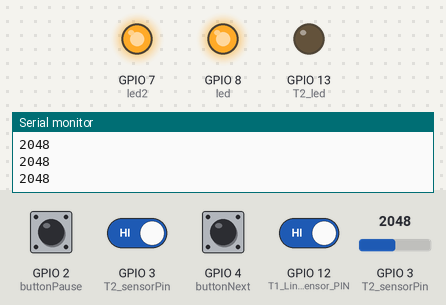
Simulated run of this sketch. Board: ESP32-S3. On the bench: output pins drawn as LEDs (lit = HIGH), the last lines printed to the serial monitor. The test bench sets the inputs (shaded band); at power-on: GPIO 2 (buttonPause), GPIO 3 (T2_sensorPin), GPIO 4 (buttonNext), GPIO 12 (T1_LineDetectionSensor_PIN) HIGH, GPIO 3 (T2_sensorPin) = 2048.

Above: at 1.3 s.
1.4 s: GPIO 3 (T2_sensorPin) set to 843
2.9 s: GPIO 3 (T2_sensorPin) set to 742
At 4.3 s:
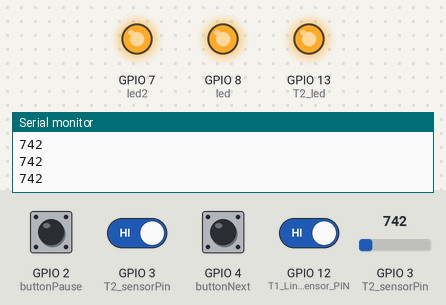
4.6 s: GPIO 12 (T1_LineDetectionSensor_PIN) driven LOW
At 5.7 s:
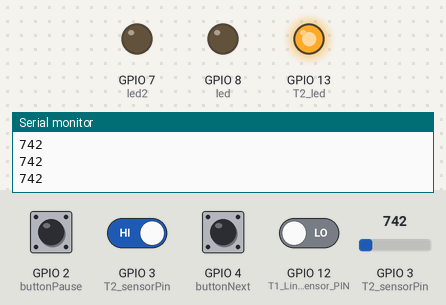
6.5 s: GPIO 3 (T2_sensorPin) set to 840
At 6.9 s:
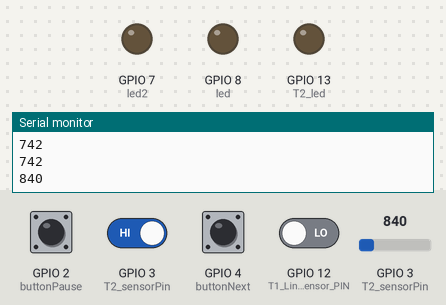
8.1 s: GPIO 3 (T2_sensorPin) set to 760
At 9.7 s:
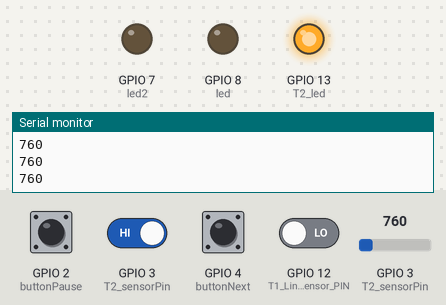
10.1 s: GPIO 3 (T2_sensorPin) set to 1228
At 11.2 s:
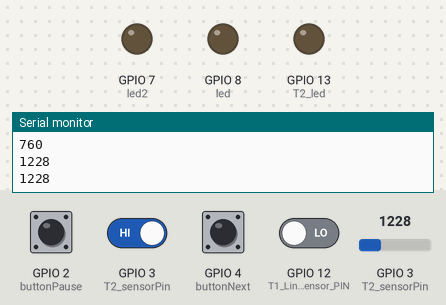
Timing chart, 0 to 13.1 s (numbered marks = the images above; inputs shaded):
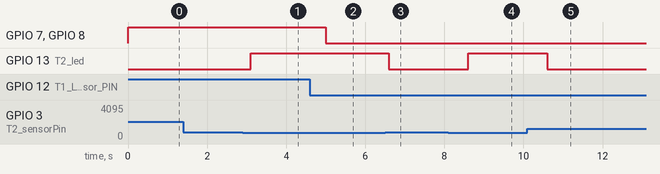

The sketch:

Scheduling.ino
```cpp
#include <Arduino_FreeRTOS.h>
#include "SoftwareSerial.h"
#include <semphr.h>
void Task1(void *pvParameters);
void Task2(void *pvParameters);
void Task3(void *pvParameters);


SoftwareSerial mySerial(11, 10);
# define Start_Byte 0x7E
# define Version_Byte 0xFF
# define Command_Length 0x06
# define End_Byte 0xEF
# define Acknowledge 0x00 //Returns info with command 0x41 [0x01: info, 0x00: no info]
# define ACTIVATED LOW


const int T1_LineDetectionSensor_PIN = 12;
const int led = 8;
const int led2 = 7;

int T2_sensorPin = A2; // select the input pin for LDR
int T2_led = 13;
int T2_sensorValue = 0;

int buttonNext = 4;
int buttonPause = 2;
int buttonPrevious = 3;
boolean isPlaying = false;
SemaphoreHandle_t xSemaphore = NULL ;

void playFirst();
void pause();
void play();
void playNext();
void playPrevious();
void setVolume(int volume);
void execute_CMD(byte CMD, byte Par1, byte Par2);
void setup(){
  Serial.begin(9600); //sets serial port for communication
  xTaskCreate(Task1, "Task1", 128, NULL, 5, NULL); //Lane Detection
  xTaskCreate(Task2, "Task2", 128, NULL, 4, NULL); //LDR
  xTaskCreate(Task3, "Task3", 128, NULL, 3, NULL); //MP3

  pinMode(T1_LineDetectionSensor_PIN, INPUT);
  pinMode(led, OUTPUT);
  pinMode(led2, OUTPUT);
  pinMode(T2_led, OUTPUT);

  //
  pinMode(buttonPause, INPUT);
  digitalWrite(buttonPause, HIGH);
  pinMode(buttonNext, INPUT);
  digitalWrite(buttonNext, HIGH);
  pinMode(buttonPrevious, INPUT);
  digitalWrite(buttonPrevious, HIGH);
  if (xSemaphore == NULL) {
    xSemaphore = xSemaphoreCreateMutex();
    if ((xSemaphore) != NULL)
      xSemaphoreGive(xSemaphore);
  }
  //xSemaphoreGive(xSemaphore);
  mySerial.begin (9600);
  delay(1000);
  playFirst();
  //xSemaphoreGive(xSemaphore);
  isPlaying = true;
  setVolume(30);
  vTaskStartScheduler();
}

void loop(){}

void Task1(void *pvParameters) {
  TickType_t xLastWakeTime;
  const TickType_t xDelays = pdMS_TO_TICKS(500);
  xLastWakeTime = xTaskGetTickCount();
  while (1) {
    if (!digitalRead(T1_LineDetectionSensor_PIN)) {
      digitalWrite(led, LOW);
      digitalWrite(led2, LOW);
    }
    else {
      digitalWrite(led, HIGH);
      digitalWrite(led2, HIGH);
    }
    vTaskDelayUntil(&xLastWakeTime, xDelays);
  }
}


void Task2(void *pvParameters) {
  TickType_t xLastWakeTime;
  const TickType_t xDelays = pdMS_TO_TICKS(500);
  xLastWakeTime = xTaskGetTickCount();
  while (1) {
    T2_sensorValue = analogRead(T2_sensorPin); // read the value from the sensor
    Serial.println(T2_sensorValue); //prints the values coming from the sensor on the screen
    delay(100);
    if (T2_sensorValue < 800) {
      digitalWrite(T2_led, HIGH);
    }
    else {
      digitalWrite(T2_led, LOW);
    }
    vTaskDelayUntil(&xLastWakeTime, xDelays);
  }
}
void Task3(void *pvParameters) {
  TickType_t xLastWakeTime;
  const TickType_t xDelays = pdMS_TO_TICKS(500);
  xLastWakeTime = xTaskGetTickCount();
  while (1) {
    if (digitalRead(buttonPause) == ACTIVATED)
    {
      mySerial.print("play/pause");
      if (isPlaying)
      {
        pause();
        isPlaying = false;
        xSemaphoreTake(xSemaphore, portMAX_DELAY);
        //delay(1000);
      } else
      {
        isPlaying = true;
        play();
        xSemaphoreGive(xSemaphore);
      }
    }

    if (isPlaying) {
      if (digitalRead(buttonNext) == ACTIVATED)
      {
        mySerial.print("next");
        playNext();
      }

      if (digitalRead(buttonPrevious) == ACTIVATED)
      {
        mySerial.print("prev");
        playPrevious();
      }
    }
    vTaskDelayUntil(&xLastWakeTime, xDelays);
  }
}

void playFirst()
{
  mySerial.print("play first");
  execute_CMD(0x3F, 0, 0);
  delay(500);
  setVolume(20);
  delay(500);
  execute_CMD(0x11, 0, 1);
  delay(500);
  xSemaphoreGive(xSemaphore);
}

void pause()
{

  execute_CMD(0x0E, 0, 0);
  delay(500);

}

void play()
{
  execute_CMD(0x0D, 0, 1);
  delay(500);
}

void playNext()
{
  xSemaphoreTake(xSemaphore, portMAX_DELAY);
  execute_CMD(0x01, 0, 1);
  delay(500);
  xSemaphoreGive(xSemaphore);
}

void playPrevious()
{
  xSemaphoreTake(xSemaphore, portMAX_DELAY);
  execute_CMD(0x02, 0, 1);
  delay(500);
  xSemaphoreGive(xSemaphore);
}

void setVolume(int volume)
{
  execute_CMD(0x06, 0, volume); // Set the volume (0x00~0x30)
  delay(2000);
}

void execute_CMD(byte CMD, byte Par1, byte Par2)
// Excecute the command and parameters
{
  // Calculate the checksum (2 bytes)
  word checksum = -(Version_Byte + Command_Length + CMD + Acknowledge + Par1 + Par2);
  // Build the command line
  byte Command_line[10] = { Start_Byte, Version_Byte, Command_Length, CMD, Acknowledge,
                            Par1, Par2, highByte(checksum), lowByte(checksum), End_Byte
                          };
  //Send the command line to the module
  for (byte k = 0; k < 10; k++)
  {
    mySerial.write( Command_line[k]);
  }
}
```

Measured:
- the behaviour switches between 800 and 799 on GPIO 3 (T2_sensorPin) (found by bisection; images 0 and 1)
- after the input at 2.9 s, GPIO 13 (T2_led): LOW → HIGH after 0.20 s
- after the input at 4.6 s, GPIO 7 (led2), GPIO 8 (led): HIGH → LOW after 0.40 s
- after the input at 6.5 s, GPIO 13 (T2_led): HIGH → LOW after 0.10 s
- after the input at 8.1 s, GPIO 13 (T2_led): LOW → HIGH after 0.50 s
- after the input at 10.1 s, GPIO 13 (T2_led): HIGH → LOW after 0.50 s
